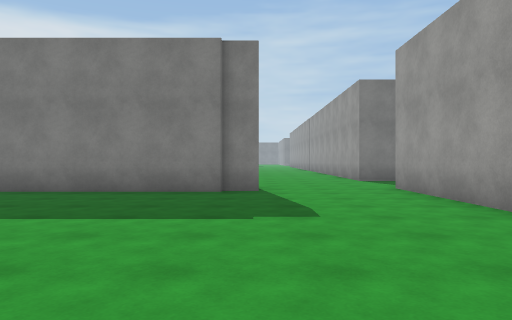
view 1 (above)

19 first-person views from a walk through a scene from a Unity 3-D project. The camera is 1.3 m above the floor, looks level and sees 70° across. The floor is counted in squares, 2 m on a side. Each view is taken from the middle of a square. On the plan, view 1 faces up. The plan holds only what a view shows up to about 11 squares ahead; the rest is blank. The place goes on beyond the plan. The player is left out. Door leaves are left out, so doorways stand open. Surface patterns are stand-ins for the level's own textures.

view 2
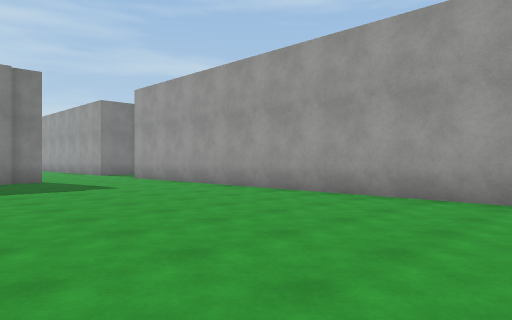

view 3
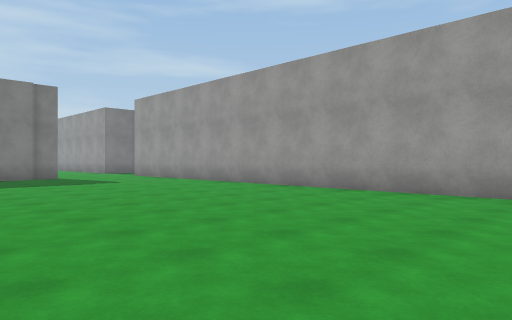

view 4
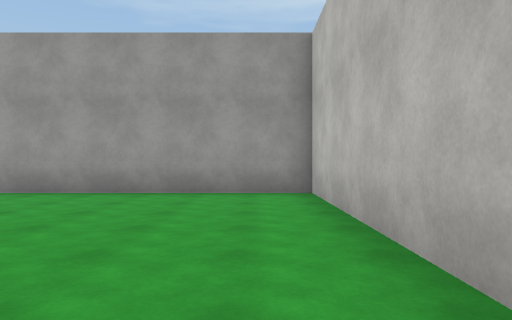

view 5
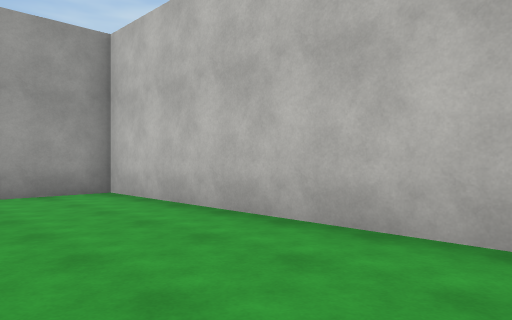

view 6
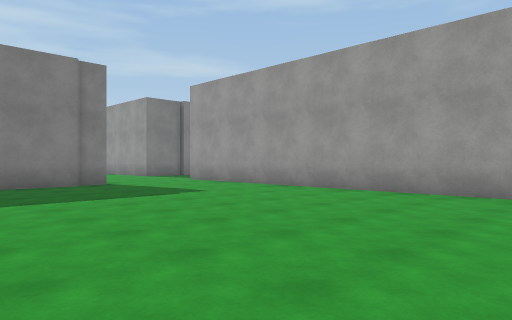

view 7
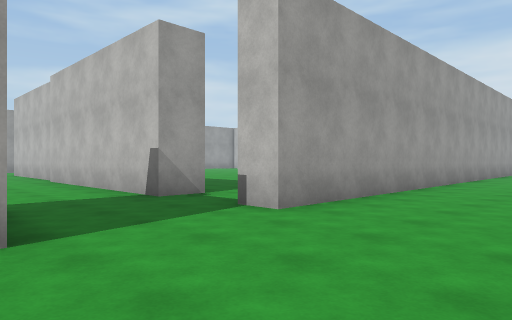

view 8
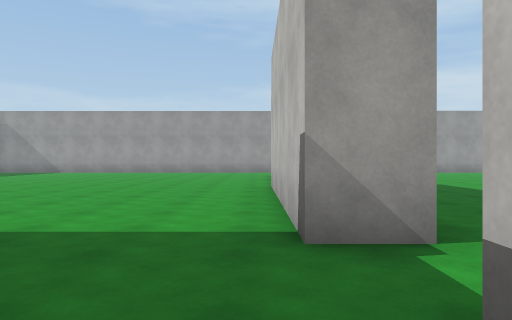

view 9
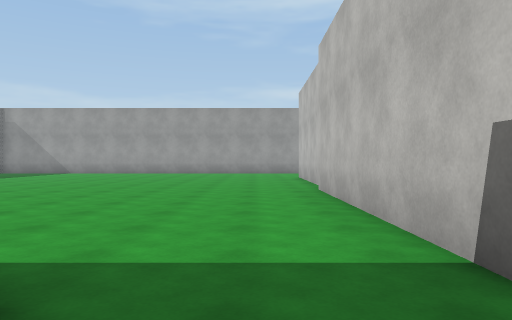

view 10
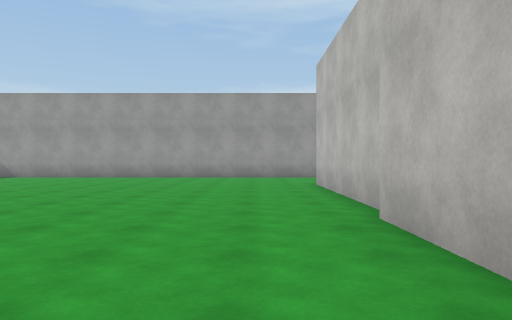

view 11
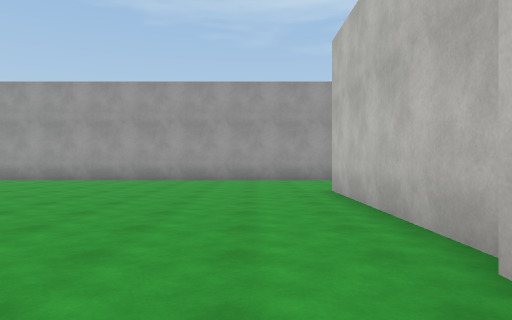

view 12
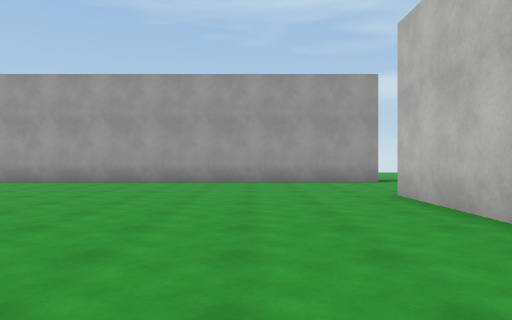

view 13
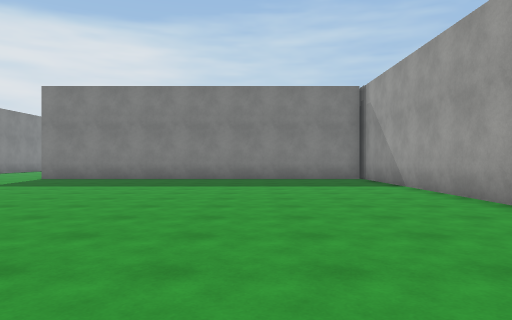

view 14
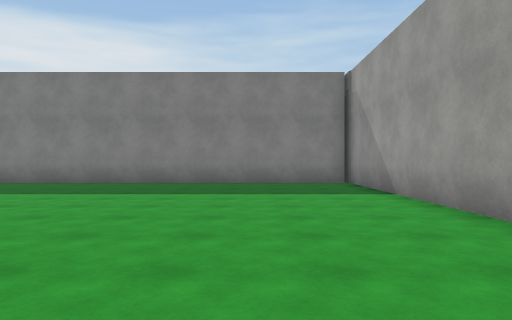

view 15
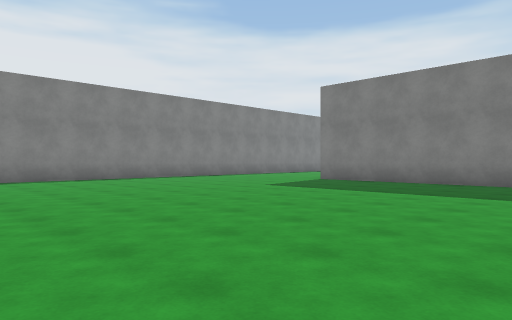

view 16
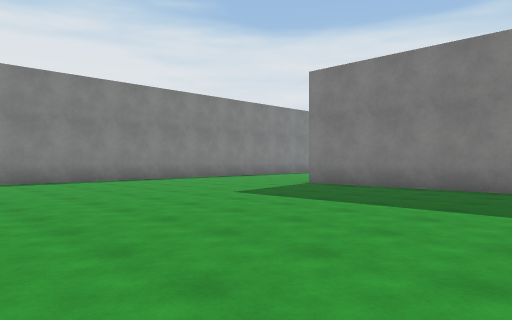

view 17
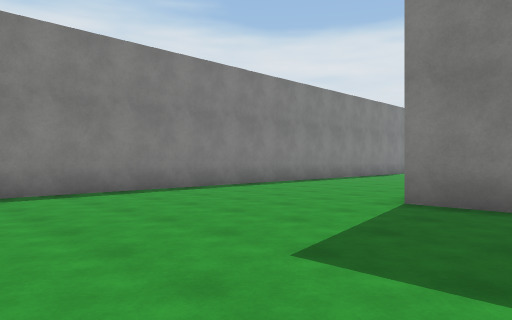

view 18
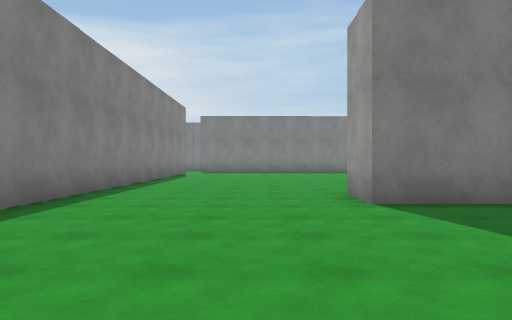

view 19
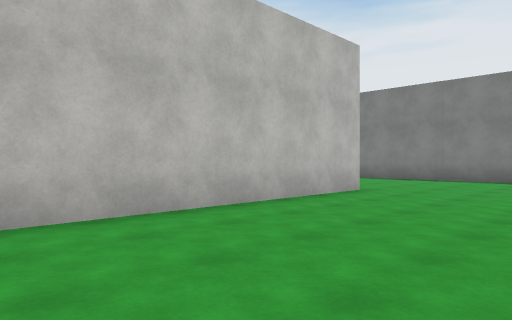

### Floor plan
Points are (right, up) in squares from view 1. A wall is a line through its corners. A room is listed if a view was taken in it or the views show most of it. See-through windows are left out.
Room 1 (views 1, 2, 3, 4, 5, 6)
walls: (-0.6, 7.5) (-4.5, 7.5); (-3.5, -7.1) (3.2, -7.1) (3.2, 6.4); (0.1, 7.7) (-0.8, 7.7)
ways out: opening at (2, 7.3) to room 2
Room 2 (views 7, 8)
walls: (3.2, 6.4) (3.2, 8.4)
ways out: opening at (2, 7.3) to room 1; opening at (3.7, 10) to room 3
Room 3 (views 9, 10, 11, 12, 13, 14, 15, 16, 17, 18, 19)
walls: (12.4, 8.4) (17.8, 8.4); (21.8, 22.4) (10.7, 22.4) (10.7, 24) (17.4, 24); (5.6, 28) (5.6, 14.1); (5.8, 7.5) (5.8, 8.6) (12.1, 8.6); (21.7, 7.4) (21.7, 22.9); (3.2, 8.4) (4, 8.4)
ways out: opening at (3.7, 10) to room 2; opening at (5, 8); opening at (19, 7.2)

Where each view was taken, in squares from view 1:
view 1: 0 up, 0 right, facing up
view 2: 4 down, 3 left, facing up-right
view 3: 6 down, 4 left, facing up-right
view 4: 6 down, 4 left, facing right
view 5: 4 down, 4 left, facing down-right
view 6: 2 down, 4 left, facing up-right
view 7: 12 up, 0 right, facing down-right
view 8: 9 up, 3 right, facing right
view 9: 10 up, 4 right, facing right
view 10: 10 up, 8 right, facing right
view 11: 10 up, 10 right, facing right
view 12: 11 up, 11 right, facing right
view 13: 10 up, 18 right, facing up
view 14: 12 up, 19 right, facing up
view 15: 12 up, 18 right, facing up-left
view 16: 14 up, 17 right, facing up-left
view 17: 17 up, 13 right, facing up-left
view 18: 17 up, 9 right, facing up
view 19: 28 up, 18 right, facing down-left
